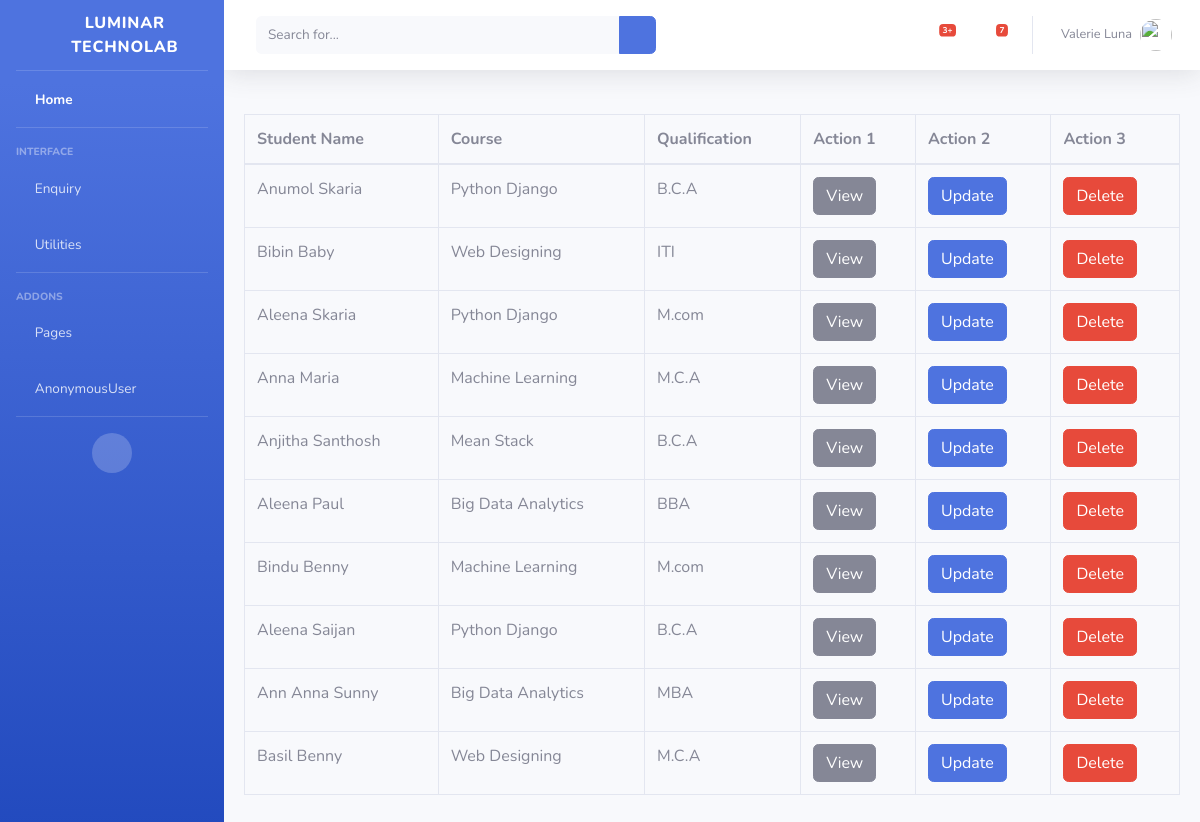
Screenshot of /Enquiry/listenquiry with the database file from the repository.
### Enquiry/models.py (models this page shows, shortened)
class Enquiry(models.Model):
    Enquiry_id=models.UUIDField(primary_key=True,default=uuid.uuid4,editable=False)
    Student_name=models.CharField(max_length=200)
    Address=models.CharField(max_length=250)
    Qualification=models.CharField(max_length=50)
    College=models.CharField(max_length=150)
    Course=models.ForeignKey(Course,on_delete=models.CASCADE)
    Batch=models.ForeignKey(Batch,on_delete=models.CASCADE)
    Contact=models.IntegerField()
    Email=models.EmailField()
    Enquiry_date=models.DateField(default=date.today())
    Followup_date=models.DateField()
    Counceller=models.ForeignKey(Counceller,on_delete=models.CASCADE)
    Source=models.ForeignKey(Source,on_delete=models.CASCADE)
    Action=(
            ('1','Call_Back'),
            ('2','Admitted'),
            ('3','Cancel')
    )
    Status=models.CharField(max_length=20,choices=Action)

class Course(models.Model):
    Course=models.CharField(max_length=150,unique=True)
    def __str__(self):
        return self.Course

### Enquiry/views.py (the view)
# urls.py: path('listenquiry',EnquiryList.as_view(),name='listenquiry'),
class EnquiryList(ListView):
    model=Enquiry
    template_name = 'Enquiry/list_enquiry.html'
    context_object_name = "qs"

### Enquiry/templates/Enquiry/list_enquiry.html
<!DOCTYPE html>
{% extends 'index/index1.html' %}
{% block content %}
<div class="card-body">
<div class="table-responsive">
<table class="table table-bordered" id="dataTable" width="100%" cellspacing="0" >
<thead>
<tr>
    <th>Student Name</th>
    <th>Course</th>
    <th>Qualification</th>
    <th>Action 1</th>
    <th>Action 2</th>
    <th>Action 3</th>
</tr>
</thead>
<tfoot>
    {% for data in qs %}
    <tr>
    <td>{{ data.Student_name }}</td>
    <td>{{ data.Course }}</td>
    <td>{{ data.Qualification }}</td>
    <td><a href="{% url 'viewenquiry' data.Enquiry_id %}" class="btn btn-secondary">View</a> </td>
        <td><a href="{% url 'updateenquiry' data.Enquiry_id %}" class="btn btn-primary" >Update</td>
        <td><a href="{% url 'deleteenquiry' data.Enquiry_id %}" class="btn btn-danger">Delete</a> </td>
        {% endfor %}
    </tr>
</tfoot>
</table>
</div>
</div>
{% endblock %}

### Enquiry/templates/index/index1.html (shortened to what this page needs)
<!DOCTYPE html>
{% load static %}
<html lang="en">
<head>
  <link href="{% static 'vendor/fontawesome-free/css/all.min.css' %}" rel="stylesheet" type="text/css">
  <link href="{% static 'css/sb-admin-2.min.css' %}" rel="stylesheet">
</head>
<body id="page-top">
  <div id="wrapper">
    <ul class="navbar-nav bg-gradient-primary sidebar sidebar-dark accordion" id="accordionSidebar">
      <a class="sidebar-brand d-flex align-items-center justify-content-center" href="index.html">
        <div class="sidebar-brand-icon rotate-n-15">
            <i class="fa fa-university"></i>
        </div>
        <div class="sidebar-brand-text mx-3">Luminar Technolab <sup></sup></div>
      </a>
      <hr class="sidebar-divider my-0">
      <li class="nav-item active">
        <a class="nav-link" href="{% url 'home' %}">
            <i class="fa fa-home"></i>
          <span>Home</span></a>
      </li>
      <hr class="sidebar-divider">
      <div class="sidebar-heading">
        Interface
      </div>
      <li class="nav-item">
        <a class="nav-link collapsed" href="#" data-toggle="collapse" data-target="#collapseTwo" aria-expanded="true" aria-controls="collapseTwo">
            <i class="fa fa-envelope-square"></i>
          <span>Enquiry</span>
        </a>
      </li>
      <li class="nav-item">
        <a class="nav-link collapsed" href="#" data-toggle="collapse" data-target="#collapseUtilities" aria-expanded="true" aria-controls="collapseUtilities">
            <i class="fa fa-book"></i>
          <span>Utilities</span>
        </a>
      </li>
      <hr class="sidebar-divider">
      <div class="sidebar-heading">
        Addons
      </div>
      <li class="nav-item">
        <a class="nav-link collapsed" href="#" data-toggle="collapse" data-target="#collapsePages" aria-expanded="true" aria-controls="collapsePages">
            <i class="fa fa-money-bill"></i>
          <span>Pages</span>
        </a>
      </li>
      <li class="nav-item">
        <a class="nav-link" href="{% url 'logout' %}">
            <i class="fa fa-user-circle"></i>
          <span>{{ user }}</span></a>
      </li>
      <hr class="sidebar-divider d-none d-md-block">
      <div class="text-center d-none d-md-inline">
        <button class="rounded-circle border-0" id="sidebarToggle"></button>
      </div>
    </ul>
    <div id="content-wrapper" class="d-flex flex-column">
      <div id="content">
        <nav class="navbar navbar-expand navbar-light bg-white topbar mb-4 static-top shadow">
          <form class="d-none d-sm-inline-block form-inline mr-auto ml-md-3 my-2 my-md-0 mw-100 navbar-search">
            <div class="input-group">
              <input type="text" class="form-control bg-light border-0 small" placeholder="Search for..." aria-label="Search" aria-describedby="basic-addon2">
              <div class="input-group-append">
                <button class="btn btn-primary" type="button">
                  <i class="fas fa-search fa-sm"></i>
                </button>
              </div>
            </div>
          </form>
          <ul class="navbar-nav ml-auto">
            <li class="nav-item dropdown no-arrow mx-1">
              <a class="nav-link dropdown-toggle" href="#" id="alertsDropdown" role="button" data-toggle="dropdown" aria-haspopup="true" aria-expanded="false">
                <i class="fas fa-bell fa-fw"></i>
                <span class="badge badge-danger badge-counter">3+</span>
              </a>
            </li>
            <li class="nav-item dropdown no-arrow mx-1">
              <a class="nav-link dropdown-toggle" href="#" id="messagesDropdown" role="button" data-toggle="dropdown" aria-haspopup="true" aria-expanded="false">
                <i class="fas fa-envelope fa-fw"></i>
                <span class="badge badge-danger badge-counter">7</span>
              </a>
            </li>
            <li class="nav-item dropdown no-arrow">
              <a class="nav-link dropdown-toggle" href="#" id="userDropdown" role="button" data-toggle="dropdown" aria-haspopup="true" aria-expanded="false">
                <span class="mr-2 d-none d-lg-inline text-gray-600 small">Valerie Luna</span>
                <img class="img-profile rounded-circle" src="https://source.unsplash.com/QAB-WJcbgJk/60x60">
              </a>
            </li>
          </ul>
        </nav>
        {% block content %}
        {% endblock %}
</body>
</html>

### rows the page displays
Enquiry: Student_name "Anumol Skaria", Course "Python Django", Qualification "B.C.A"
Enquiry: Student_name "Bibin Baby", Course "Web Designing", Qualification "ITI"
Enquiry: Student_name "Aleena Skaria", Course "Python Django", Qualification "M.com"
Enquiry: Student_name "Anna Maria", Course "Machine Learning", Qualification "M.C.A"
Enquiry: Student_name "Anjitha Santhosh", Course "Mean Stack", Qualification "B.C.A"
Enquiry: Student_name "Aleena Paul", Course "Big Data Analytics", Qualification "BBA"
Enquiry: Student_name "Bindu Benny", Course "Machine Learning", Qualification "M.com"
Enquiry: Student_name "Aleena Saijan", Course "Python Django", Qualification "B.C.A"
Enquiry: Student_name "Ann Anna Sunny", Course "Big Data Analytics", Qualification "MBA"
Enquiry: Student_name "Basil Benny", Course "Web Designing", Qualification "M.C.A"

### other values shown
{{ user }} "AnonymousUser"
